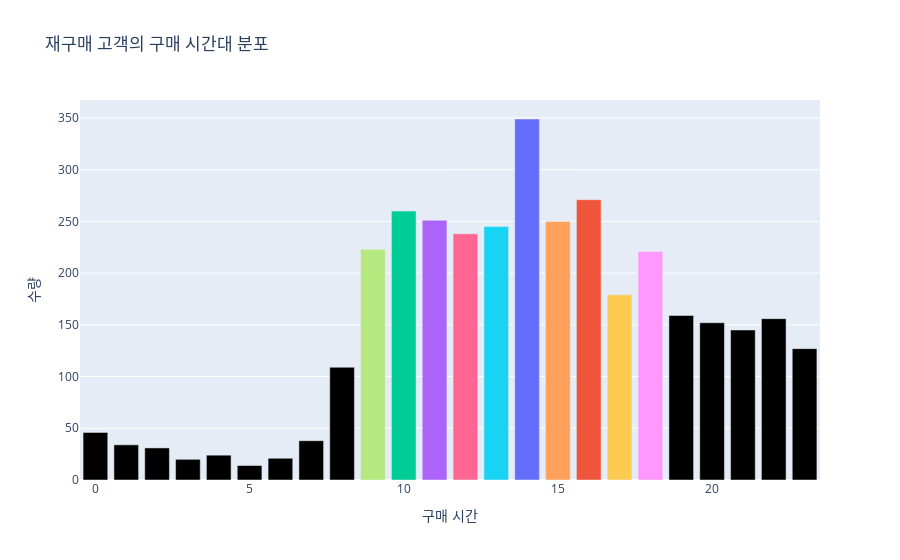

Write notebook code for a chart like this one.
### Markdown cell above
#### 사람들이 보통 언제 구매를 하는지 시각화

### Code cell
repeat_customer_data['order_purchase_timestamp'] = pd.to_datetime(repeat_customer_data['order_purchase_timestamp'])
repeat_customer_data['order_purchase_hour'] = repeat_customer_data['order_purchase_timestamp'].dt.hour

# repeat_customer_data는 데이터 프레임으로 주문 구매 시간 정보를 포함하고 있다고 가정

fig = go.Figure()

# 주문 구매 시간에 대한 막대 그래프 생성
fig.add_trace(go.Bar(
    x=repeat_customer_data['order_purchase_hour'].value_counts().index,
    y=repeat_customer_data['order_purchase_hour'].value_counts().values,
    marker_color=px.colors.qualitative.Plotly
))

# 레이아웃 설정
fig.update_layout(
    title='재구매 고객의 구매 시간대 분포',
    xaxis_title='구매 시간',
    yaxis_title='수량'
)

# 그래프 출력
fig.show()

### Figure 1 — Plotly figure (JSON) as saved in the notebook; plotly's stock layout.template omitted (floating-point values rounded to 4 significant figures)
{"data": [{"marker": {"color": ["#636EFA", "#EF553B", "#00CC96", "#AB63FA", "#FFA15A", "#19D3F3", "#FF6692", "#B6E880", "#FF97FF", "#FECB52"]}, "type": "bar", "x": [14, 16, 10, 11, 15, 13, 12, 9, 18, 17, 19, 22, 20, 21, 23, 8, 0, 7, 1, 2, 4, 6, 3, 5], "y": [349, 271, 260, 251, 250, 245, 238, 223, 221, 179, 159, 156, 152, 145, 127, 109, 46, 38, 34, 31, 24, 21, 20, 14]}], "layout": {"title": {"text": "재구매 고객의 구매 시간대 분포"}, "xaxis": {"title": {"text": "구매 시간"}}, "yaxis": {"title": {"text": "수량"}}}}
